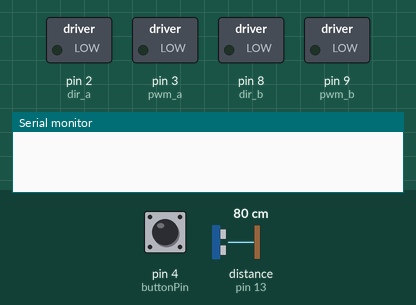
Recording of a sketch running on a simulated Arduino Uno, built with avr-gcc and run on an emulated ATmega328P. Parts: switched loads named in the sketch (green lamp = pin HIGH), the last lines printed to the serial monitor. Inputs (shaded band) come from the test bench; at power-on: pin 4 (buttonPin) LOW, distance to the obstacle (sensor on pin 13) 80 cm. The echo pulse lasts 58.3 µs per cm; random numbers use the default seed unless the sketch sets one; pins used as bus, display or sensor lines are not drawn.

Above: at 1.2 s.
1.3 s: pin 4 (buttonPin) pulled HIGH for 3.2 s
At 5.7 s:
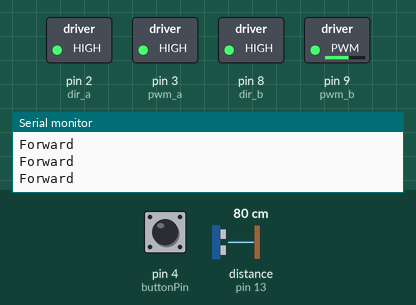
6.0 s: distance to the obstacle (sensor on pin 13) set to 12 cm
9.0 s: distance to the obstacle (sensor on pin 13) set to 9 cm
At 10.0 s:
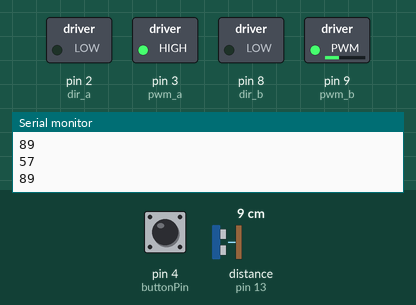
10.5 s: distance to the obstacle (sensor on pin 13) set to 46 cm
12.0 s: distance to the obstacle (sensor on pin 13) set to 54 cm
At 12.8 s:
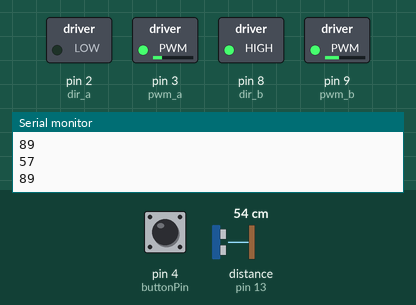
15.0 s: distance to the obstacle (sensor on pin 13) set to 2 cm
At 16.4 s:
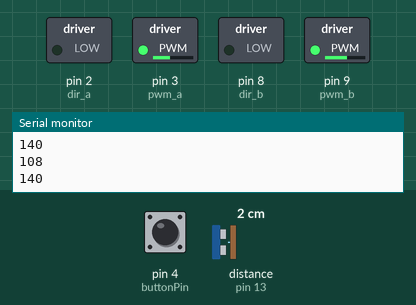
Timing chart, 0 to 17.5 s (numbered marks = the images above; inputs shaded):
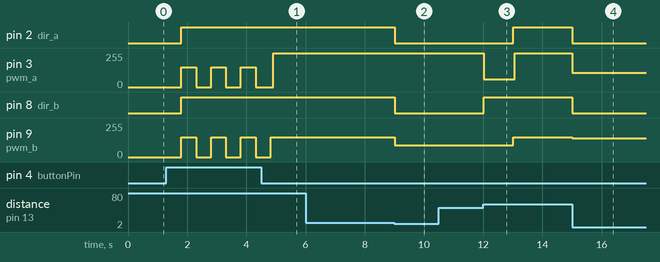

Measured:
- the behaviour switches between 11 and 10 cm on distance to the obstacle (sensor on pin 13) (found by bisection; images 1 and 2)
- the behaviour switches between 50 and 51 cm on distance to the obstacle (sensor on pin 13) (found by bisection; images 2 and 3)
- after the input at 1.3 s, pin 2 (dir_a), pin 8 (dir_b): LOW → HIGH after 0.51 s; pin 3 (pwm_a): 0/255 → 150/255 after 0.51 s, then repeats every 1.0 s: 0/255 0.51 s, 150/255 0.50 s; pin 9 (pwm_b): alternates 150/255 for 0.50 s and 0/255 for 0.51 s, 7 changes in all, then stays 150/255, starting after 0.51 s
- after the input at 9.0 s, pin 2 (dir_a), pin 8 (dir_b): HIGH → LOW at once; pin 9 (pwm_b): 150/255 → 89/255 at once
- after the input at 12.0 s, pin 2 (dir_a): LOW → HIGH after 1.0 s; pin 8 (dir_b): LOW → HIGH at once; pin 9 (pwm_b): 89/255 → 150/255 after 1.0 s
- after the input at 15.0 s, pin 2 (dir_a), pin 8 (dir_b): HIGH → LOW at once; pin 3 (pwm_a): 255/255 → 108/255 at once; pin 9 (pwm_b): 150/255 → 140/255 at once

The sketch:

VacuumRobotLast.ino
```cpp
int trigPin = 10;
int echoPin = 13;

int buttonPin = 4;
int buttonDelay = 500;

int pwm_a = 3;  //PWM control for motor outputs 1 and 2
int pwm_b = 9;  //PWM control for motor outputs 3 and 4
int dir_a = 2;  //direction control for motor outputs 1 and 2
int dir_b = 8;  //direction control for motor outputs 3 and 4

int speedFA = 150;
int speedFB = 150;

int speedBA;
int speedBB;
int turn;

int vacuumPin = 3;

float duration, distance;

bool on = false;
bool colliding = false;

void setup() {
  Serial.begin(9600);
  // Set up pins for button and vaccuum motor
  pinMode(buttonPin, INPUT);
  pinMode(vacuumPin, OUTPUT);

  // Set up pins for motors
  pinMode(pwm_a, OUTPUT); // Determines speed
  pinMode(pwm_b, OUTPUT); // Determines speed
  pinMode(dir_a, OUTPUT); // Determines direction
  pinMode(dir_b, OUTPUT); // Determines direction

  // Set up pins for echo
  pinMode(trigPin, OUTPUT);
  pinMode(echoPin, INPUT);
}

void loop() {
  if (on) {
    // Pump on
    digitalWrite(vacuumPin, HIGH);
    distance = get_distance();

    if (distance < 10 && colliding != true) {
      // First time collision
      colliding = true;
      speedBA = random(20, 150);
      speedBB = random(20, 150);
      turn = 0;
    }
    else if (distance < 50 && colliding == true) {
      // Still backing up
      backUp(speedBA, speedBB, turn);
      Serial.println(speedBA);
      Serial.println(speedBB);
    }
    else if (distance >= 50 && colliding == true) {
      //backed up enough
      colliding = false;
      turn = random(1, 3);
      backUp(speedBA, speedBB, turn);
      delay(1000);

    }
    else {
      Serial.println("Forward");
      forward(speedFA, speedFB);
    }

  }
  else {
    stopMotors();
    //Turn Vacuum off
    digitalWrite(vacuumPin, LOW);
  }


  //Toggle button on or off
  if (digitalRead(buttonPin) == HIGH && on == false) {
    on = true;
    delay(buttonDelay);
  }
  else if (digitalRead(buttonPin) == HIGH && on == true) {
    on = false;
    delay(buttonDelay);
  }
}

float get_distance() {
  //Write pulse
  digitalWrite(trigPin, LOW);
  delayMicroseconds(2);
  digitalWrite(trigPin, HIGH);
  delayMicroseconds(10);
  digitalWrite(trigPin, LOW);

  //Measure the response time
  duration = pulseIn(echoPin, HIGH);

  //Calculate and return distance
  return (duration / 2) * 0.0343;
}

void forward(int A, int B) {
  digitalWrite(dir_a, HIGH);
  digitalWrite(dir_b, HIGH);

  analogWrite(pwm_a, A);
  analogWrite(pwm_b, B);
}

void stopMotors() {
  analogWrite(pwm_a, 0);
  analogWrite(pwm_b, 0);
}


void backUp(int A, int B, int turn) {
  if (turn == 0) {
    digitalWrite(dir_a, LOW);
    digitalWrite(dir_b, LOW);
  }
  else if (turn == 1) {
    digitalWrite(dir_a, HIGH);
    digitalWrite(dir_b, LOW);
  }
  else {
    digitalWrite(dir_a, LOW);
    digitalWrite(dir_b, HIGH);
  }
  analogWrite(pwm_a, A);
  analogWrite(pwm_b, B);
}
/*
void backUpAndTurn() {
  Serial.println("Backing up");
  stopMotors();
  delay(1000);

  // Generate 0 or 1, to dertimen which direction to turn in
  bool choice = random(0, 2);
  if (choice == 1) {
    digitalWrite(dir_a, HIGH);
    digitalWrite(dir_b, LOW);
  }
  else {
    digitalWrite(dir_a, HIGH);
    digitalWrite(dir_b, LOW);
  }

  // Back up in random direction
  int randomIntA = random(100, 150);
  int randomIntB = random(100, 150);
  analogWrite(pwm_a, randomIntA);
  analogWrite(pwm_b, randomIntB);
  delay(3000);

  // Finally set colliding to false
  colliding = false;
  Serial.println("Done backing up");
} */
```
